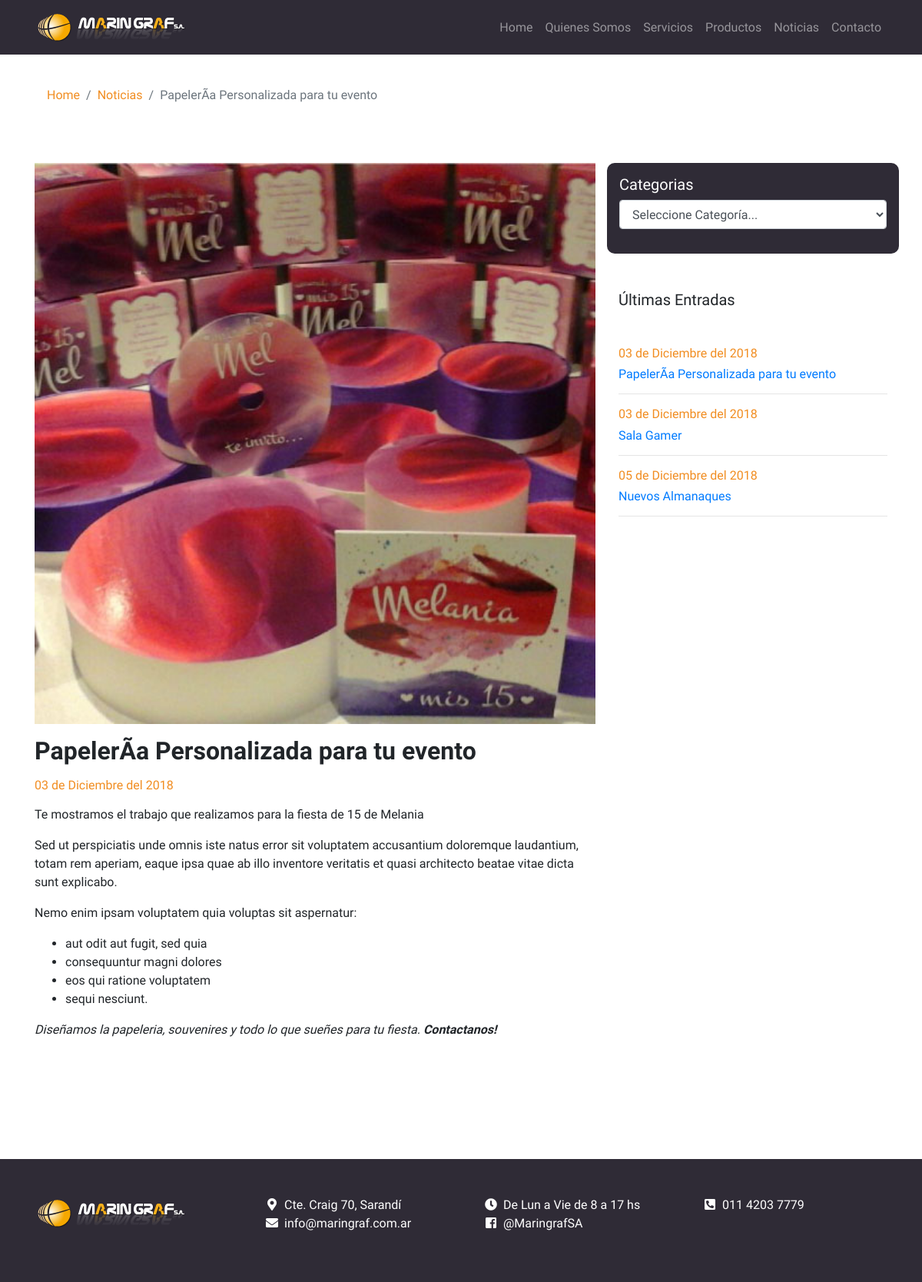
Screenshot of /noticia.php?id=4 with the database file from the repository.
### tables this page shows
CREATE TABLE IF NOT EXISTS `noticias` (
  `id` int(10) unsigned NOT NULL AUTO_INCREMENT,
  `fecha` date DEFAULT NULL,
  `titulo` varchar(200) DEFAULT NULL,
  `contenido` text,
  `imagen` varchar(255) DEFAULT NULL,
  `idCategoria` int(11) DEFAULT NULL,
  PRIMARY KEY (`id`)
);

### noticia.php (the view, shortened to what this page needs)
<?php
$MESES = array("Enero","Febrero","Marzo","Abril","Mayo","Junio","Julio","Agosto","Septiembre","Octubre","Noviembre","Diciembre");
$noticia = array();
$ultimasnoticias = array();
$conn = mysqli_connect(EW_CONN_HOST, EW_CONN_USER, EW_CONN_PASS, EW_CONN_DB);
$sql = "SELECT * FROM noticias WHERE id ='".$_GET["id"]."'";
$resultado = mysqli_query($conn, $sql);
if ($resultado) {
  if (mysqli_num_rows($resultado)>0) {
    $registro = mysqli_fetch_assoc($resultado);
    $noticia = array_map("utf8_encode", $registro);
  }
}
$sql = "SELECT * FROM noticias ORDER BY id DESC LIMIT 3";
$resultado = mysqli_query($conn, $sql);
if ($resultado) {
  for ($i=0; $i < mysqli_num_rows($resultado); $i++) {
    $registro = mysqli_fetch_assoc($resultado);
    $registro = array_map("utf8_encode", $registro);
    array_push($ultimasnoticias, $registro);
  }
}
 ?>
<!DOCTYPE html>
<html lang="es">
  <head>
    <link href="vendor/bootstrap/css/bootstrap.min.css" rel="stylesheet">
    <link href="css/full-slider.css" rel="stylesheet">
    <link href="vendor/fontawesome/css/all.css" rel="stylesheet">
  </head>
  <body>
    <nav id="navbar" class="navbar navbar-expand-lg navbar-dark fixed-top">
      <div class="container">
        <a class="navbar-brand" href="#">
          <img src="img/logo_horizontal_200.png" alt="logo">
        </a>
        <div class="collapse navbar-collapse" id="navbarResponsive">
          <ul class="navbar-nav ml-auto">
            <li class="nav-item">
              <a class="nav-link" href="index.php#home">Home
              </a>
            </li>
            <li class="nav-item">
              <a class="nav-link" href="index.php#quienes-somos">Quienes Somos</a>
            </li>
            <li class="nav-item">
              <a class="nav-link" href="index.php#servicios">Servicios</a>
            </li>
            <li class="nav-item">
              <a class="nav-link" href="index.php#productos">Productos</a>
            </li>
            <li class="nav-item">
              <a class="nav-link" href="index.php#noticias">Noticias</a>
            </li>
            <li class="nav-item">
              <a class="nav-link" href="index.php#contacto">Contacto</a>
            </li>
          </ul>
        </div>
      </div>
    </nav>
    <section>
      <div class="container">
        <nav aria-label="breadcrumb">
          <ol class="breadcrumb">
            <li class="breadcrumb-item"><a class="cl-naranja" href="index.php">Home</a></li>
            <li class="breadcrumb-item"><a class="cl-naranja" href="noticias.php">Noticias</a></li>
            <li class="breadcrumb-item active" aria-current="page"><?php echo isset($noticia["titulo"])? $noticia["titulo"]:"Error" ?></li>
          </ol>
        </nav>
        <div class="row">
          <div class="col-md-8">
            <?php
              if (count($noticia) > 0) {
                ?>
                  <div class="noticia mt-5">
                    <img width="100%" src="backend/upload/<?php echo $noticia["imagen"] ?>" alt="">
                    <h2 class="mt-3 bold display-5"><?php echo $noticia["titulo"] ?></h2>
                    <h6 class="mt-3 cl-naranja display-6"><?php echo date('d', strtotime($noticia["fecha"]))." de ".$MESES[date('n', strtotime($noticia["fecha"]))-1]." del ".date('Y', strtotime($noticia["fecha"])) ?></h6>
                    <div class="mt-3 "><?php echo $noticia["contenido"] ?></div>
                  </div>
                <?php
              }else{
                ?>
                  <h3>No podemos encontrar esa noticia...</h3>
                <?php
              }
            ?>
          </div>
          <div class="col-md-4">
            <div class="row mt-5">
              <div class="bg-gris col-lg-12 p-3 redondeado">
                <h5 class="cl-blanco">Categorias</h5>
                <form id="categorias" action="noticias.php" class="form-horizontal">
                <div class="form-group">
                  <select id="categoria" name="categoria" class="form-control">
                    <option value="">Seleccione Categoría...</option>
                  </select>
                </div>
                </form>
              </div>
            </div>
            <div class="row mt-5">
              <div class="col-lg-12">
                <h5 class="mb-5">Últimas Entradas</h5>
                <?php
                  foreach ($ultimasnoticias as $key => $value) {
                    ?>
                      <div class="ultima-entrada">
                        <h6 class="cl-naranja"><?php echo date('d', strtotime($value["fecha"]))." de ".$MESES[date('n', strtotime($value["fecha"]))-1]." del ".date('Y', strtotime($value["fecha"])) ?></h6>
                        <h6><a href="noticia.php?id=<?php echo $value["id"] ?>"><?php echo $value["titulo"] ?></a></h6>
                      </div>
                      <hr class="my-3">
                    <?php
                  }
                ?>
              </div>
            </div>
          </div>
        </div>
      </div>
    </section>
    <footer class="py-5 bg-gris">
      <div class="container">
        <div class="row">
          <div class="col-lg-3">
            <img src="img/logo_horizontal_200.png" alt="">
          </div>
          <div class="col-lg-3">
            <ul class="fa-ul">
              <li>
                <span class="fa-li" ><i class="fas fa-map-marker-alt"></i></span>Cte. Craig 70, Sarandí
              </li>
              <li><span class="fa-li" ><i class="fas fa-envelope"></i></span>
                <a href="mailto:info@maringraf.com.ar">info@maringraf.com.ar</a>
              </li>
            </ul>
          </div>
          <div class="col-lg-3">
            <ul class="fa-ul">
              <li><span class="fa-li" ><i class="fas fa-clock"></i></span>De Lun a Vie de 8 a 17 hs</li>
              <li><span class="fa-li" ><i class="fab fa-facebook-square"></i></span>
                <a target="_blank" href="https://www.facebook.com/MaringrafSA/">@MaringrafSA</a>
              </li>
            </ul>
          </div>
          <div class="col-lg-3">
            <ul class="fa-ul">
              <li><span class="fa-li" ><i class="fas fa-phone-square fa-flip-horizontal"></i></span>
                <a href="callto:011 4203 7779">011 4203 7779</a>
              </li>
            </ul>
          </div>
        </div>
      </div>
    </footer>
  </body>
</html>

### css/full-slider.css (style rules this page uses)
body { font-family: 'Work Sans', sans-serif; }
section { padding-top: 100px; padding-bottom: 100px; }
.cl-blanco { color:white; }
.cl-naranja { color:#f18d21; }
.bold { font-weight: bold; }
.bg-gris { background-color: #2f2b36; }
.redondeado { border-radius: 10px; }
.navbar { background-color: #2f2b36; }
footer { color:white; }
footer a { color:white; }
.breadcrumb { background-color: transparent!important; }

### rows the page displays
noticias: imagen (picture), fecha "03", fecha "Diciembre", fecha "2018", contenido "Te mostramos el trabajo que realizamos para la fiesta de 15 de Melania Sed ut perspiciatis unde omnis iste natus error sit voluptatem accusantium doloremque laudantium, totam rem aperiam, eaque ipsa quae ab illo inventore veritatis et quasi architecto beatae vitae dicta sunt explicabo. Nemo enim ipsam voluptatem quia voluptas sit aspernatur: aut odit aut fugit, sed quia consequuntur magni dolores eos qui ratione voluptatem sequi nesciunt. Diseñamos la papeleria, souvenires y todo lo que sueñes para tu fiesta. Contactanos!", titulo "PapelerÃ­a Personalizada para tu evento"
noticias: fecha "03", fecha "Diciembre", fecha "2018", titulo "Sala Gamer"
noticias: fecha "05", fecha "Diciembre", fecha "2018", titulo "Nuevos Almanaques"

### other values shown
$noticia["titulo"] "PapelerÃ­a Personalizada para tu evento"
